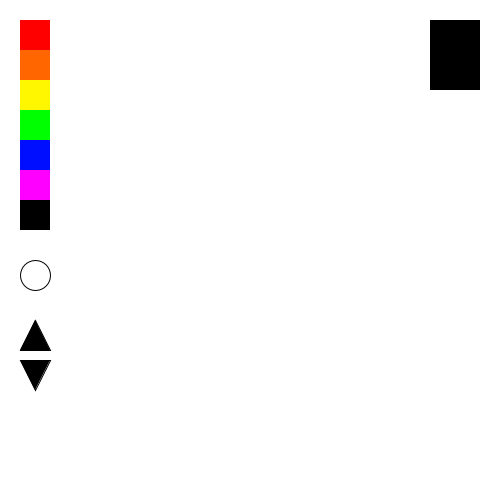
Frame 1 (no input)
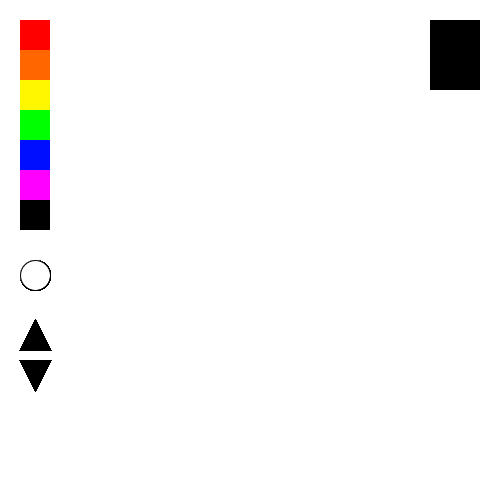
Frame 60 (the mouse pressed at the canvas centre just before this capture)
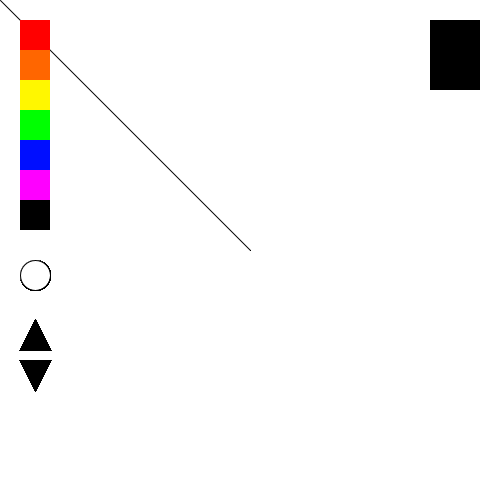
Frame 120 (the mouse held since frame 60 and released just before this capture)

The Processing sketch that drew these frames (run headless with seeded random() and noise(); from frame 60 on, the mouse is pressed at the canvas centre):

// Processing sketch: processing_26577
// ── processing_26577.pde

//attempt to redu it agaaaiiinnn wtf

boolean touch = false;

color ColorRed = color (255, 0, 0);
color ColorOrange = color (255, 102, 0);
color ColorYellow = color (255, 247, 0);
color ColorGreen = color (0, 255, 1);
color ColorBlue = color (0, 14, 255);
color ColorPurple = color (254, 0, 255);
color ColorBlack = color (0);
color Erase = color (255);
color Pressed = color (155);

color PenColor = color (0);

float oldX, oldY;

int Thickness = 1;





void setup () {
  size (500, 500);
  smooth();
  background (255);


}

void draw() {
  
  //DRAW THE SHAPES
  noStroke();
  
  fill(ColorBlack);
  rect(430, 20, 50,70);
  
  fill(ColorRed);
  rect(20, 20, 30, 30);
  fill(ColorOrange);
  rect(20, 50, 30, 30);
  fill(ColorYellow);
  rect(20, 80, 30, 30);
  fill(ColorGreen);
  rect(20, 110, 30, 30);
  fill(ColorBlue);
  rect(20, 140, 30, 30);
  fill(ColorPurple);
  rect(20, 170, 30, 30);
  fill(ColorBlack);
  rect(20, 200, 30, 30);
  
  ellipseMode(CORNER);
  fill(Erase);
  stroke(0);
  strokeWeight(1);
  ellipse(20, 260, 30, 30);
  
  fill(ColorBlack);
  triangle(35, 320, 20, 350, 50, 350); 
  fill(ColorBlack);
  triangle(35, 390, 50, 360, 20, 360);
  
 
 
  //RED BUTTON
  
  if(mouseX > 20 && mouseX < 50 && mouseY > 20 && mouseY < 50) {
    touch = true;
  }else{
    touch = false;
  }
  if (touch == false) {
    fill(ColorRed);
  }else{
    fill(Pressed);
    if(mousePressed) {
      PenColor = ColorRed;
  }
  rect(20, 20, 30, 30);
  }


//ORANGE BUTTON

if(mouseX > 20 && mouseX < 50 && mouseY > 50 && mouseY < 80) {
    touch = true;
  }else{
    touch = false;
  }
  if (touch == false) {
    fill(ColorOrange);
  }else{
    fill(Pressed);
    if(mousePressed) {
      PenColor = ColorOrange;
  }
  rect(20, 50, 30, 30);
  }
  
  
  //YELLOW BUTTON
  
  if(mouseX > 20 && mouseX < 50 && mouseY > 80 && mouseY < 110) {
    touch = true;
  }else{
    touch = false;
  }
  if (touch == false) {
    fill(ColorYellow);
  }else{
    fill(Pressed);
    if(mousePressed) {
      PenColor = ColorYellow;
  }
  rect(20, 80, 30, 30);
  }
  
  
  //GREEN BUTTON
  
  if(mouseX > 20 && mouseX < 50 && mouseY > 110 && mouseY < 140) {
    touch = true;
  }else{
    touch = false;
  }
  if (touch == false) {
    fill(ColorGreen);
  }else{
    fill(Pressed);
    if(mousePressed) {
      PenColor = ColorGreen;
  }
  rect(20, 110, 30, 30);
  }
  
  
  // BLUE BUTTON
  
  if(mouseX > 20 && mouseX < 50 && mouseY > 140 && mouseY < 170) {
    touch = true;
  }else{
    touch = false;
  }
  if (touch == false) {
    fill(ColorBlue);
  }else{
    fill(Pressed);
    if(mousePressed) {
      PenColor = ColorBlue;
  }
  rect(20, 140, 30, 30);
  }
  
  
  // PURPLE BUTTON
  
  if(mouseX > 20 && mouseX < 50 && mouseY > 170 && mouseY < 200) {
    touch = true;
  }else{
    touch = false;
  }
  if (touch == false) {
    fill(ColorPurple);
  }else{
    fill(Pressed);
    if(mousePressed) {
      PenColor = ColorPurple;
  }
  rect(20, 170, 30, 30);
  }
  
  
  // BLACK BUTTON
  
  if(mouseX > 20 && mouseX < 50 && mouseY > 200 && mouseY < 230) {
    touch = true;
  }else{
    touch = false;
  }
  if (touch == false) {
    fill(ColorBlack);
  }else{
    fill(Pressed);
    if(mousePressed) {
      PenColor = ColorBlack;
  }
  rect(20, 200, 30, 30);
  }
  
  
  //WHITE ERASER
  
  if(dist(mouseX, mouseY,35, 275) <= 15) {
    touch = true;
  }else{
    touch = false;
  }
  if(touch == false) {
    fill(Erase);
  }else{
    fill(Pressed);
    if(mousePressed) {
      PenColor = Erase;
      Thickness = 30;
    }
    ellipse(20, 260, 30, 30);
  }
  
  
  
  //CLEAR SCREEN
  
  if(mouseX > 430 && mouseX < 480 && mouseY > 20 && mouseY < 90) {
    touch = true;
  }else{
    touch = false;
  }
  if(touch == false) {
    fill(ColorBlack);
  }else{
    fill(Pressed);
    if(mousePressed) {
      background(255);
    }
    rect(430, 20, 50,70);
  }
  
  
  //MAKE STROKE BIGGER ^^^^
  
  if(mouseX > 20 && mouseX < 50 && mouseY > 320 && mouseY < 350) {
    touch = true;
  }else{
    touch = false;
  }
  if (touch == false) {
    fill(ColorBlack);
  }else{
    fill(Pressed);
    if(mousePressed) {
      Thickness++;
    }
    triangle(35, 320, 20, 350, 50, 350); 
  }
  
  
  //MAKE STROKE SMALLER
  
  if(mouseX > 20 && mouseX < 50 && mouseY > 360 && mouseY < 390) {
    touch = true;
  }else{
    touch = false;
  }
  if (touch == false) {
    fill(ColorBlack);
  }else{
    fill(Pressed);
    if(mousePressed) {
      Thickness--;
    }
    triangle(35, 390, 50, 360, 20, 360);
  }

    

  
  
  
  
  
  
  
  //DRAW THE LINE
  
  if(mousePressed) {
    stroke(PenColor);
    strokeWeight(Thickness);
    line(oldX, oldY, mouseX, mouseY);
  }
  
  oldX = mouseX;
  oldY = mouseY;
}             
                
